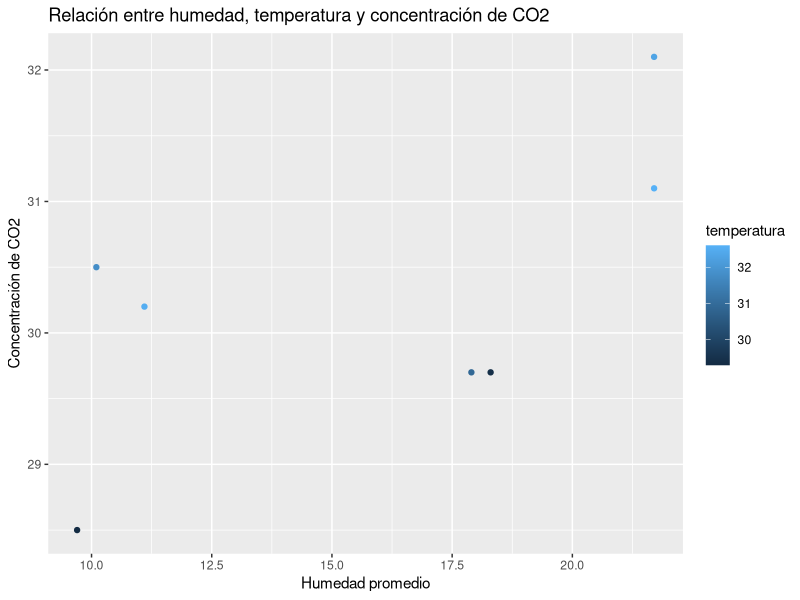
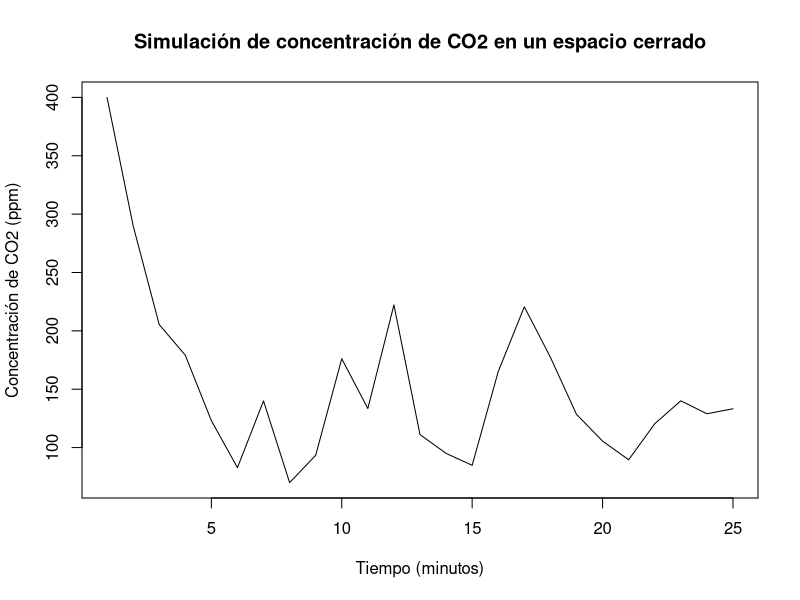
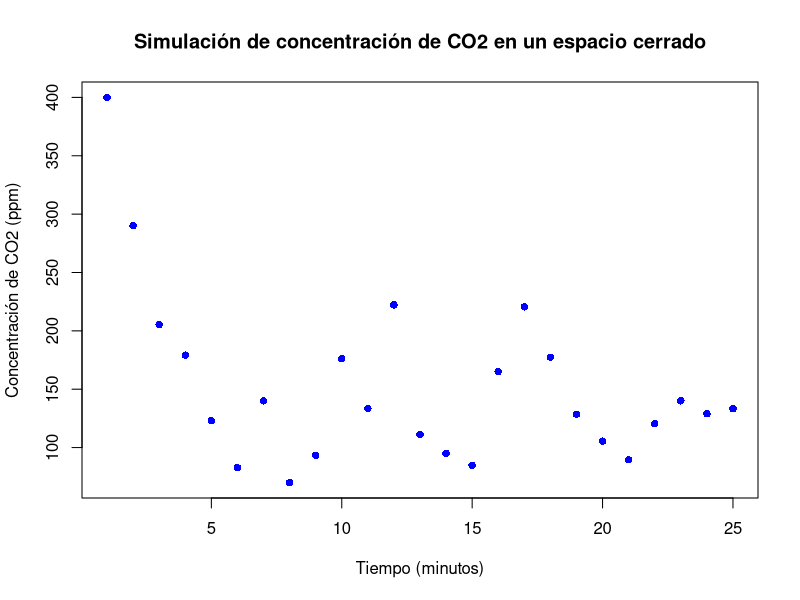

Here is the R script that generated these plots, in order:
## ---- chunk 1
#crear un dataframe con los datos.
datos_emision <- data.frame(humedad = c(11.1, 10.1, 21.7, 21.7, 9.7, 18.3, 17.9),
                    temperatura = c(32.5, 31.8, 32.6, 32.3, 29.3, 29.4, 30.9),
                    co2 = c(30.2, 30.5, 31.1, 32.1, 28.5, 29.7, 29.7))

#Se ajusta el modelo lineal
modelo_emision <- lm(co2 ~ humedad + temperatura, data = datos_emision)

#ver los resultados del modelo
summary(modelo_emision)
## ---- chunk 2
b0 <- round(coef(modelo_emision)[1], 2)
print(b0)
b1 <- round(coef(modelo_emision)[2], 2)
print(b1)
b2 <- round(coef(modelo_emision)[3], 2)
print(b2)
## ---- chunk 3
library(ggplot2)
ggplot(datos_emision, aes(x=humedad, y=co2, color=temperatura)) + 
  geom_point() + 
  labs(title="Relación entre humedad, temperatura y concentración de CO2", 
       x="Humedad promedio", y="Concentración de CO2")
## ---- chunk 4
# Generar datos simulados
#establecer una semilla 
set.seed(123)
#se define el número de observaciones simuladas que se van a generar.
n <- 1000

humedad <- rnorm(n, mean = 75, sd = 10) #se generan datos de humedad simulados mediante una distribución normal con media de 75 y desviación estándar de 10.
temperatura <- rnorm(n, mean = 23.5, sd = 3) #se generan datos de temperatura simulados mediante una distribución normal con media de 23.5 y desviación estándar de 3.

#se calculan los datos simulados de CO2 utilizando una ecuación lineal que incluye la humedad y la temperatura como variables predictoras. Los coeficientes de regresión utilizados para calcular los valores de CO2 son 11.57, 0.1 y 0.55, respectivamente.

co2 <- 11.57 + 0.1 * humedad + 0.55 * temperatura 
# se ajusta un modelo lineal,  que toma como entrada la variable de respuesta co2 y las variables predictoras humedad y temperatura.
modelo_co2 <- lm(co2 ~ humedad + temperatura)

# Mostrar resumen del modelo
summary(modelo_co2)
## ---- chunk 5
gramos_por_hora_a_litros_por_minuto_aprox <- function(gramos_por_hora, densidad_promedio) {
  litros_por_minuto <- (gramos_por_hora / densidad_promedio) / 60
  return(litros_por_minuto)
}

co2_conv <- co2
densidad_promedio <- 1.8

tasa_de_flujo_litros_por_minuto <- gramos_por_hora_a_litros_por_minuto_aprox(co2_conv, densidad_promedio)

## ---- chunk 6

# Definir las variables y parámetros
volumen <- 100 # m^3
ventilacion <- 0.5 # cambios de aire por hora
personas <- rpois(25, lambda = 3) # número de personas por minuto, simulado con Poisson
tasa_CO2_persona <- co2_conv # litros/minuto
concentracion_inicial <- 400 # ppm
delta_tiempo <- 60 # minuto


#Función para calcular la concentración de CO2
concentracion_CO2 <- function(co2_inicial, volumen, personas, ventilacion, co2_conv, delta_tiempo) {
  # Calcular la tasa de producción de CO2 total
  tasa_CO2_total <- co2_conv * personas # litros/minuto
  
  # Calcular la tasa de ventilación
  caudal_ventilacion <- ventilacion * volumen / delta_tiempo # m^3/minuto
  
  # Calcular la tasa de acumulación de CO2
  tasa_acumulacion_CO2 <- tasa_CO2_total - caudal_ventilacion * co2_inicial
  
  # Calcular la concentración de CO2 después de delta_tiempo minutos
  co2_final <- co2_inicial + tasa_acumulacion_CO2 * delta_tiempo  / volumen
  
  return(co2_final)
}

# Inicializar el vector de concentraciones
concentracion <- rep(0, length(personas))
concentracion[1] <- concentracion_inicial

# Simular la concentración de CO2
for (t in 2:length(personas)) {
  concentracion[t] <- concentracion_CO2(concentracion[t-1], volumen, personas[t], ventilacion, tasa_CO2_persona[t], delta_tiempo)
}

# Graficar la concentración de CO2 en el tiempo
plot(concentracion, type = "l", xlab = "Tiempo (minutos)", ylab = "Concentración de CO2 (ppm)", main = "Simulación de concentración de CO2 en un espacio cerrado")


## ---- chunk 7
# Crear un data frame con los datos simulados
datos <- data.frame(Tiempo = 1:length(concentracion), Concentracion = concentracion)

# Graficar los datos en un gráfico de dispersión
plot(datos, xlab = "Tiempo (minutos)", ylab = "Concentración de CO2 (ppm)", main = "Simulación de concentración de CO2 en un espacio cerrado", pch = 16, col = "blue")
## ---- chunk 8

